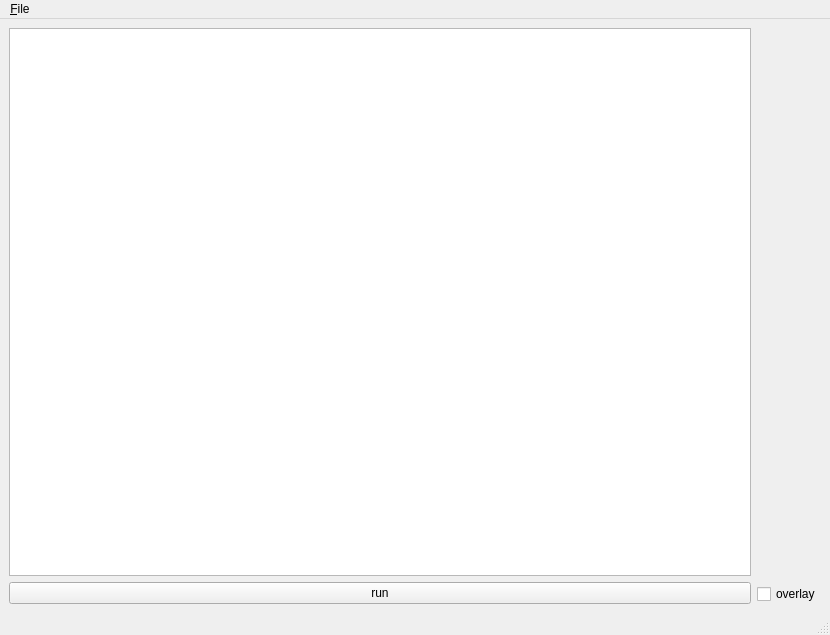
<?xml version="1.0" encoding="UTF-8"?>
<ui version="4.0">
 <class>MainWindow</class>
 <widget class="QMainWindow" name="MainWindow">
  <property name="geometry">
   <rect>
    <x>0</x>
    <y>0</y>
    <width>830</width>
    <height>635</height>
   </rect>
  </property>
  <property name="windowTitle">
   <string>MainWindow</string>
  </property>
  <widget class="QWidget" name="centralwidget">
   <layout class="QHBoxLayout" name="horizontalLayout">
    <item>
     <layout class="QVBoxLayout" name="verticalLayout">
      <property name="sizeConstraint">
       <enum>QLayout::SetDefaultConstraint</enum>
      </property>
      <item>
       <widget class="QListWidget" name="listFiles">
        <property name="maximumSize">
         <size>
          <width>16777204</width>
          <height>16777215</height>
         </size>
        </property>
       </widget>
      </item>
      <item>
       <widget class="QPushButton" name="run">
        <property name="maximumSize">
         <size>
          <width>16777204</width>
          <height>16777215</height>
         </size>
        </property>
        <property name="text">
         <string>run</string>
        </property>
       </widget>
      </item>
     </layout>
    </item>
    <item>
     <layout class="QVBoxLayout" name="verticalLayout_2">
      <item>
       <widget class="QLabel" name="displayImage">
        <property name="text">
         <string/>
        </property>
       </widget>
      </item>
      <item>
       <widget class="QCheckBox" name="overlay">
        <property name="text">
         <string>overlay</string>
        </property>
       </widget>
      </item>
     </layout>
    </item>
   </layout>
  </widget>
  <widget class="QMenuBar" name="menubar">
   <property name="geometry">
    <rect>
     <x>0</x>
     <y>0</y>
     <width>830</width>
     <height>25</height>
    </rect>
   </property>
   <widget class="QMenu" name="menu_Files">
    <property name="title">
     <string>&amp;File</string>
    </property>
    <addaction name="separator"/>
    <addaction name="openFiles"/>
   </widget>
   <addaction name="menu_Files"/>
  </widget>
  <widget class="QStatusBar" name="statusbar"/>
  <action name="openFiles">
   <property name="text">
    <string>Open files</string>
   </property>
  </action>
 </widget>
 <resources/>
 <connections/>
</ui>
